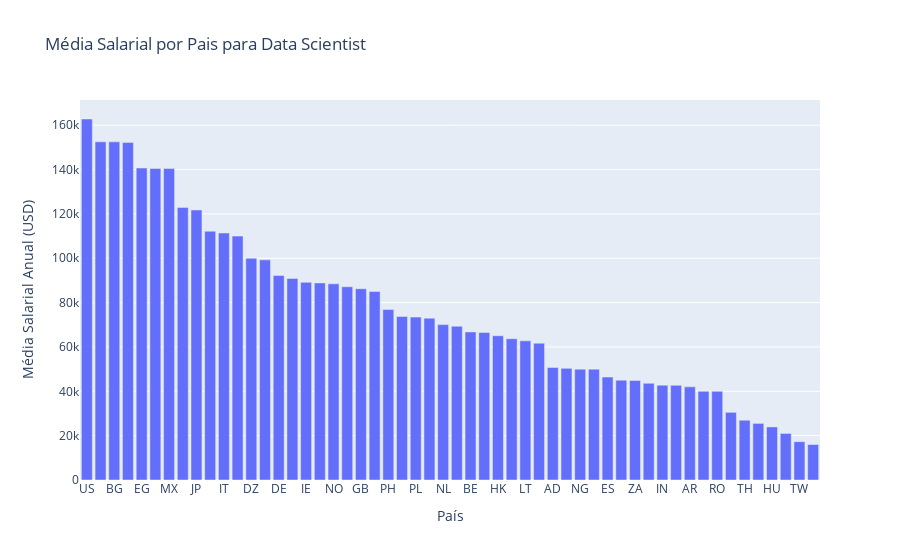

Here is the notebook cell this chart was saved with:
### Code cell
fig = px.bar(data_scientist_region,
             x='residencia',
             y='usd',
             title="Média Salarial por Pais para Data Scientist",
             labels={'residencia' : 'País', 'usd': 'Média Salarial Anual (USD)'})
fig.show()

### Figure 1 — Plotly figure (JSON) as saved in the notebook; plotly's stock layout.template omitted (floating-point values rounded to 4 significant figures)
{"data": [{"hovertemplate": "País=%{x}<br>Média Salarial Anual (USD)=%{y}<extra></extra>", "legendgroup": "", "marker": {"color": "#636efa", "pattern": {"shape": ""}}, "name": "", "orientation": "v", "showlegend": false, "textposition": "auto", "type": "bar", "x": ["US", "SG", "BG", "CH", "EG", "CA", "MX", "NZ", "JP", "AU", "IT", "DO", "DZ", "KR", "DE", "FR", "IE", "PT", "NO", "SE", "GB", "UA", "PH", "BR", "PL", "UZ", "NL", "CL", "BE", "RU", "HK", "CY", "LT", "LV", "AD", "AT", "NG", "KE", "ES", "TR", "ZA", "FI", "IN", "GR", "AR", "EE", "RO", "SK", "TH", "RS", "HU", "PK", "TW", "EC"], "xaxis": "x", "y": [162800.0, 152500.0, 152500.0, 152300.0, 140700.0, 140500.0, 140500.0, 122900.0, 121800.0, 112200.0, 111400.0, 110000.0, 100000.0, 99270.0, 92250.0, 90880.0, 89150.0, 88890.0, 88460.0, 87160.0, 86260.0, 85000.0, 76860.0, 73720.0, 73470.0, 73000.0, 70070.0, 69350.0, 66790.0, 66500.0, 65060.0, 63700.0, 62760.0, 61690.0, 50740.0, 50340.0, 50000.0, 50000.0, 46420.0, 45020.0, 44870.0, 43610.0, 42780.0, 42680.0, 42000.0, 40000.0, 39990.0, 30520.0, 26960.0, 25530.0, 23940.0, 21000.0, 17280.0, 16000.0], "yaxis": "y"}], "layout": {"barmode": "relative", "legend": {"tracegroupgap": 0}, "title": {"text": "Média Salarial por Pais para Data Scientist"}, "xaxis": {"anchor": "y", "domain": [0, 1], "title": {"text": "País"}}, "yaxis": {"anchor": "x", "domain": [0, 1], "title": {"text": "Média Salarial Anual (USD)"}}}}
